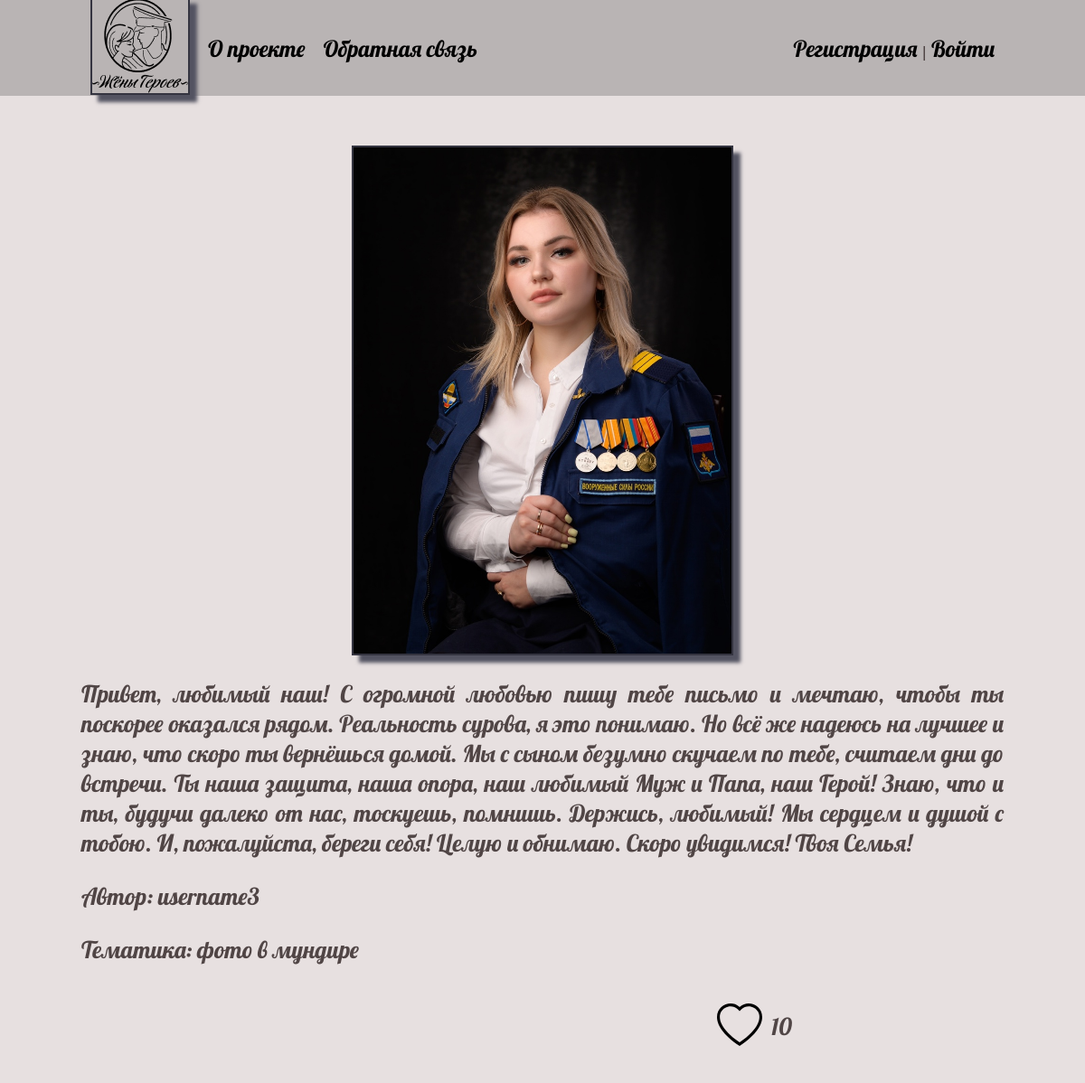
Screenshot of /post/3/ with the database file from the repository.
### posts/models.py (models this page shows, shortened)
class Post(models.Model):
    author = models.ForeignKey('Author', on_delete=models.CASCADE, verbose_name='Автор публикации')
    title = models.CharField(max_length=255, blank=True, verbose_name="Заголовок публикации", )
    content = models.TextField(blank=True, verbose_name="Текст публикации")
    photo = models.ImageField(upload_to="photos/%Y/%m/%d/", verbose_name="Фото")
    time_create = models.DateTimeField(auto_now_add=True, verbose_name="Время создания")
    time_update = models.DateTimeField(auto_now=True, verbose_name="Время изменения")
    is_moderated = models.BooleanField(default=False, verbose_name="Прошло модерацию")
    category = models.ForeignKey('Category', on_delete=models.PROTECT, verbose_name="Категории публикации") # например публикация с фото или новость
    theme = models.ForeignKey('Theme', on_delete=models.PROTECT, verbose_name="Тема") # например фото в мундире, детский рисунок, письма..
    rating = models.SmallIntegerField(default=0, verbose_name='Рейтинг')
    def __str__(self):
        return f'{self.pk}_{self.title}_{self.preview()}'
    def preview(self):
        return self.content[:32] + '...'
    class Meta:
        verbose_name = 'Публикация'
        verbose_name_plural = 'Публикации'
        ordering = ['id']

class Author(models.Model):
    author = models.OneToOneField(User, on_delete=models.CASCADE)
    city = models.CharField(max_length=32, verbose_name="Город")
    def __str__(self):
        return self.author.username
    class Meta:
        verbose_name = 'Автор публикации'
        verbose_name_plural = 'Авторы публикации'
        ordering = ['id']

class Theme(models.Model):
    name = models.CharField(max_length=100, db_index=True, verbose_name="Название темы")
    slug = models.SlugField(max_length=255, unique=True, db_index=True, verbose_name="URL")
    def __str__(self):
        return self.name
    class Meta:
        verbose_name = 'Тема'
        verbose_name_plural = 'Темы'
        ordering = ['id']

### posts/views.py (the view)
# urls.py: path('post/<int:pk>/', PostDetail.as_view(), name='post_detail'),
class PostDetail(DataMixin, DetailView):
    model = Post
    template_name = 'posts/post.html'
    context_object_name = 'post'
    def get_context_data(self, *, object_list=None, **kwargs):
        context = super().get_context_data(**kwargs)
        c_def = self.get_user_context(title=context['post'])
        return dict(list(context.items()) + list(c_def.items()))

### posts/utils.py (called while the page is built)
    def get_user_context(self, **kwargs):
        context = kwargs
        user_menu = menu.copy()
        if not self.request.user.is_authenticated:
            user_menu.pop(1)
        context['menu'] = user_menu
        return context

### posts/templates/posts/post.html (shortened to what this page needs)
{% extends 'posts/base.html' %}
{% load static %}
{% block content %}
<div class="article_detail">
    {% if post.photo %}
        <img class="article__image" src="{{post.photo.url}}">
    {% endif %}
    <p class="article__text">
        {{post.content|linebreaks}}
    </p>
    <p>Автор: {{ post.author }}</p>
    <p>Тематика: {{ post.theme }}</p>
    <div class="article__bottom">
        <div class="article__like">
            <img src="{% static 'posts/images/heart.svg' %}" alt="">
            <p>{{ post.rating }}</p>
        </div>
    </div>
</div>
{% endblock %}

### posts/static/posts/css/styles.css (style rules this page uses)
html, body { font-family: 'Lobster'; font-style: normal; color: rgb(80, 69, 69); ; margin: 0; padding: 0; height: 100%; width: 100%; background-color: #e7e0e0; }
img { max-width: 450px; height: 100%; -o-object-fit: contain; object-fit: contain; border: 2px solid #343440; box-shadow: 8px 8px 4px #535361; }
.article_detail { flex-direction: column; align-items: center; font-size: 26px; text-align: justify; }
.article__image { max-width: 600px; height: auto; max-height: 50vh; margin-right: 30px; }
.article_detail>.article__image { max-height: 70vh; display: flex; justify-content: center; margin: 0 auto; }
.article__bottom { display: flex; justify-content: space-around; }
.article__like { display: flex; }
.article__like>img { width: 50px; height: auto; border: none; box-shadow: none; margin-right: 10px; }

### rows the page displays
Post: photo (picture), content "Привет, любимый наш! С огромной любовью пишу тебе письмо и мечтаю, чтобы ты поскорее оказался рядом. Реальность сурова, я это понимаю. Но всё же надеюсь на лучшее и знаю, что скоро ты вернёшься домой. Мы с сыном безумно скучаем по тебе, считаем дни до встречи. Ты наша защита, наша опора, наш любимый Муж и Папа, наш Герой! Знаю, что и ты, будучи далеко от нас, тоскуешь, помнишь. Держись, любимый! Мы сердцем и душой с тобою. И, пожалуйста, береги себя! Целую и обнимаю. Скоро увидимся! Твоя Семья!", author "username3", theme "фото в мундире", rating "10"

### other values shown
{{ m.title }} "О проекте" "Обратная связь"
